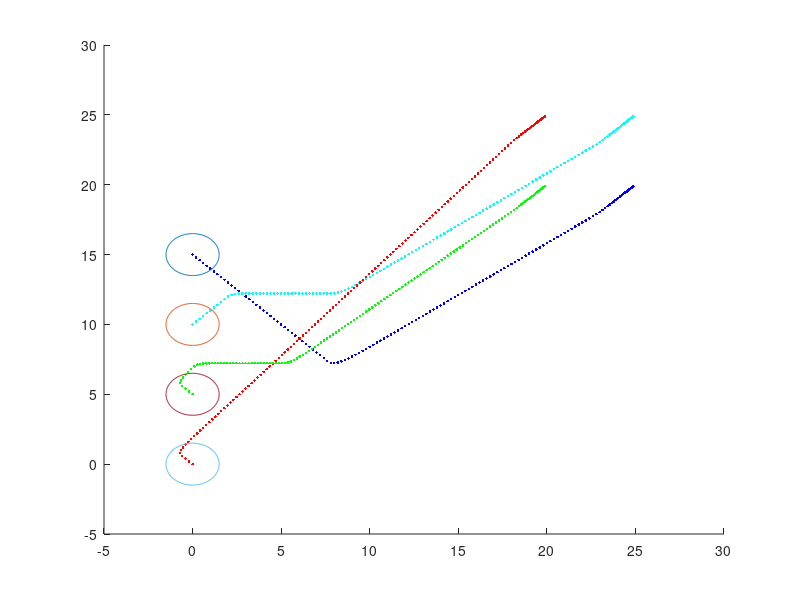

MATLAB code for this plot: (Note: this script raises an error after producing the figure.)
clc
clear all
clf

% Close any existing parallel pool to ensure a fresh start
%delete(gcp('nocreate'));

% Start a process-based pool with a limited number of workers
numWorkers = 12;
%parpool('Processes', numWorkers);

A=[0 0;0 0];
B=[1 0;0 1];
C=eye(2,2);
D=zeros(2,2);

sys=ss(A,B,C,D);


Num_agen=4;


Ts=0.1;
sysd=c2d(sys,Ts);
Ad=sysd.A;
Bd=sysd.B;
T=50;
%% intial trajectory
count=1;
%X(:,1)=[0;0 ;  20;0 ; 20;20   ;  0;20 ];
X(:,1)=[0;0 ;  0;5 ; 0;10   ;  0;15 ];
for t=0:Ts:15
    if t<2
        u(:,count)=0*ones(2*Num_agen,1);
    else
        u(:,count)=0*ones(2*Num_agen,1);
    end
    for i=1:Num_agen
        X((2*i-1):(2*i),count+1)=Ad*X((2*i-1):(2*i),count)+Bd*u((2*i-1):(2*i),count);
    end
    count=count+1;
end

X0=X;
for i=1:Num_agen
    hold on
    plot(X((2*i-1),:),X((2*i),:),'.')
end
N=length(X(1,:));

hold on





%% Laplacian initial traj

X(:,1)=[0;0 ;  0;5 ; 0;15   ;  0;10 ];
%X(:,1)=[20;25 ;  20;20 ; 25;20   ;  25;25 ];
kp = 2.5;
kc = 0.8;
Laplacian = - ones(Num_agen) + Num_agen*eye(Num_agen);
%
%
final = [20;25 ;  20;20 ; 25;20   ;  25;25 ];
final = [20;25 ;  20;20 ; 25;20   ;  25;25 ];
for ii=1:Num_agen
    for jj=1:2
        final_trans(ii,jj)=final(2*(ii-1)+jj,1);
    end
end
final_centeroid=[sum(final_trans(:,1))/Num_agen,sum(final_trans(:,2))/Num_agen];



V_des=zeros(2*Num_agen,N-1);
X_trans=zeros(Num_agen,2);
for i=1:N-1
    for ii=1:Num_agen
        for jj=1:2
            X_trans(ii,jj)=X(2*(ii-1)+jj,i);
        end
    end
    centroid = (ones(Num_agen,Num_agen) * reshape(X_trans,[4,2]))/4;
    centroid_diff = centroid-[final_centeroid(1) final_centeroid(2);final_centeroid(1) final_centeroid(2);final_centeroid(1) final_centeroid(2);final_centeroid(1) final_centeroid(2)];

    V_des_trans = Laplacian*(final_trans-X_trans);



    V_des_trans=kp*V_des_trans - centroid_diff*kc;
    for ii=1:Num_agen
        for jj=1:2
            if V_des_trans(ii,jj)>=2
                V_des_trans(ii,jj)=2;
            elseif V_des_trans(ii,jj)<=-2
                V_des_trans(ii,jj)=-2;
            end
        end
    end
    V_des(:,i)=reshape(V_des_trans',[8,1]);
    for j=1:Num_agen
        X((j-1)*2+1:(j-1)*2+2,i+1)=Ad*X((j-1)*2+1:(j-1)*2+2,i)+Bd*V_des_trans(j,:)';
    end
    hold on
    plot(X(1,i),X(2,i),'r.');
    plot(X(3,i),X(4,i),'g.');
    plot(X(5,i),X(6,i),'b.');
    plot(X(7,i),X(8,i),'c.');
    xlim([-5 30])
    ylim([-5 30])
    pause(0.01)

end

u=V_des;
X0=X;
u0=u;


%%
R_obs=2;
R_agent=1.5;

obs_center=[12,90; ...
    X(1:2,1)'; ...
    X(3:4,1)'; ...
    X(5:6,1)'; ...
    X(7:8,1)'];
R_plot=[2*R_obs-R_agent,R_agent,R_agent,R_agent,R_agent];
R=2*R_plot;


alpha=1;
obs_num=length(R);
r_default=0.5;
r=0.5;

lambda=10000;

i=1;
figure(1)
tol=0.001;



hold on

theta=linspace(0,2*pi,201);
for j=1:obs_num
    x_theta=R_plot(j)*cos(theta);
    y_theta=R_plot(j)*sin(theta);
    plot(obs_center(j,1)+x_theta,obs_center(j,2)+y_theta)
end




%[X_out,u_out]=traj_gen(Ad,Bd,X,X0,u,R_plot,obs_center,final,Laplacian)



% f1=parfeval(@traj_gen,2,Ad,Bd,X,X0,u,R_plot,obs_center,final,Laplacian);
% 
% f2=parfeval(@traj_gen,2,Ad,Bd,X,X0,u,R_plot,obs_center,final,Laplacian);
% Wait for both tasks to complete and fetch the results
% x1 = fetchOutputs(f1);
% x2 = fetchOutputs(f2);
%%
% [Cost_1,X_out1]=traj_gen(3,Ad,Bd,X,X0,u,R_plot,obs_center,final,Laplacian);
% %%
% for i=1:N
% subplot(2,2,1)
% plotting(X_out1,obs_center,R_plot,i)
% 
% 
% end
%% Beginning of decentralized SCvx

for iteration=1:40

    if iteration==1
        f1=parfeval(@traj_gen,2,1,Ad,Bd,X,X0,u,R_plot,obs_center,final,Laplacian);
        f2=parfeval(@traj_gen,2,2,Ad,Bd,X,X0,u,R_plot,obs_center,final,Laplacian);
        f3=parfeval(@traj_gen,2,3,Ad,Bd,X,X0,u,R_plot,obs_center,final,Laplacian);
        f4=parfeval(@traj_gen,2,4,Ad,Bd,X,X0,u,R_plot,obs_center,final,Laplacian);
        [Cost_1,X_out1]=fetchOutputs(f1);
        [Cost_2,X_out2]=fetchOutputs(f2);
        [Cost_3,X_out3]=fetchOutputs(f3);
        [Cost_4,X_out4]=fetchOutputs(f4);
        X_out=[X_out1(3:4,:);X_out2(3:4,:);X_out3(3:4,:);X_out4(3:4,:)];
        % [X_out1,u_out1]=traj_gen(1,Ad,Bd,X,X0,u,R_plot,obs_center,final,Laplacian);
        % [X_out2,u_out2]=traj_gen(2,Ad,Bd,X,X0,u,R_plot,obs_center,final,Laplacian);
        % [X_out3,u_out3]=traj_gen(3,Ad,Bd,X,X0,u,R_plot,obs_center,final,Laplacian);
        % [X_out4,u_out4]=traj_gen(4,Ad,Bd,X,X0,u,R_plot,obs_center,final,Laplacian);
    else
        % [X_out1,u_out1]=traj_gen(1,Ad,Bd,X_out,X0,u,R_plot,obs_center,final,Laplacian);
        % [X_out2,u_out2]=traj_gen(2,Ad,Bd,X_out,X0,u,R_plot,obs_center,final,Laplacian);
        % [X_out3,u_out3]=traj_gen(3,Ad,Bd,X_out,X0,u,R_plot,obs_center,final,Laplacian);
        % [X_out4,u_out4]=traj_gen(4,Ad,Bd,X_out,X0,u,R_plot,obs_center,final,Laplacian);
        % f1=parfeval(@traj_gen,2,1,Ad,Bd,X_out,X0,u,R_plot,obs_center,final,Laplacian);
        % [Cost_1,X_out1]=fetchOutputs(f1);
        % disp("Cost 1    " + Cost_1)
        % X_out=[X_out1(3:4,:);X_out2(3:4,:);X_out3(3:4,:);X_out4(3:4,:)];
        % f2=parfeval(@traj_gen,2,2,Ad,Bd,X_out,X0,u,R_plot,obs_center,final,Laplacian);
        % [Cost_2,X_out2]=fetchOutputs(f2);
        % disp("Cost 2    " + Cost_2)
        % X_out=[X_out1(3:4,:);X_out2(3:4,:);X_out3(3:4,:);X_out4(3:4,:)];
        % f3=parfeval(@traj_gen,2,3,Ad,Bd,X_out,X0,u,R_plot,obs_center,final,Laplacian);
        % [Cost_3,X_out3]=fetchOutputs(f3);
        % disp("Cost 3    " + Cost_3)
        % X_out=[X_out1(3:4,:);X_out2(3:4,:);X_out3(3:4,:);X_out4(3:4,:)];
        % f4=parfeval(@traj_gen,2,4,Ad,Bd,X_out,X0,u,R_plot,obs_center,final,Laplacian);
        % [Cost_4,X_out4]=fetchOutputs(f4);
        % disp("Cost 4    " + Cost_4)
        % X_out=[X_out1(3:4,:);X_out2(3:4,:);X_out3(3:4,:);X_out4(3:4,:)];


        f1=parfeval(@traj_gen,2,1,Ad,Bd,X_out,X0,u,R_plot,obs_center,final,Laplacian);
        f2=parfeval(@traj_gen,2,2,Ad,Bd,X_out,X0,u,R_plot,obs_center,final,Laplacian);
        f3=parfeval(@traj_gen,2,3,Ad,Bd,X_out,X0,u,R_plot,obs_center,final,Laplacian);
        f4=parfeval(@traj_gen,2,4,Ad,Bd,X_out,X0,u,R_plot,obs_center,final,Laplacian);
        [Cost_1,X_out1]=fetchOutputs(f1);
        [Cost_2,X_out2]=fetchOutputs(f2);
        [Cost_3,X_out3]=fetchOutputs(f3);
        [Cost_4,X_out4]=fetchOutputs(f4);

        disp("Cost 1    " + Cost_1)
        disp("Cost 2    " + Cost_2)
        disp("Cost 3    " + Cost_3)
        disp("Cost 4    " + Cost_4)
        X_out=[X_out1(3:4,:);X_out2(3:4,:);X_out3(3:4,:);X_out4(3:4,:)];
    end
    

    %%

    % figure(2)
    % for i=1:N
    % subplot(2,2,1)
    % plotting(X_out1,obs_center,R_plot,i)
    % subplot(2,2,2)
    % plotting(X_out2,obs_center,R_plot,i)
    % subplot(2,2,3)
    % plotting(X_out3,obs_center,R_plot,i)
    % subplot(2,2,4)
    % plotting(X_out4,obs_center,R_plot,i)
    % 
    % end

    iteration
    Cost=[Cost_1,Cost_2,Cost_3,Cost_4];
    disp(Cost)
end
%%
figure(2)
for i=1:N
subplot(2,2,1)
plotting(X_out1,obs_center,R_plot,i)
subplot(2,2,2)
plotting(X_out2,obs_center,R_plot,i)
subplot(2,2,3)
plotting(X_out3,obs_center,R_plot,i)
subplot(2,2,4)
plotting(X_out4,obs_center,R_plot,i)

end

%%
% [X_out,u_out]=fetchOutputs(f2);
R_plot=[2*R_obs-R_agent,R_agent,R_agent,R_agent,R_agent];
R=2*R_plot;
R_plot=R_plot(1:5);
N=length(X_out(1,:));
Num_agen=4;

hold on

for i=1:N
    for j=1:Num_agen
        hold on
        if j==1
            plot(X_out((2*j-1),i),X_out((2*j),i),'r.')
        elseif j==2
            plot(X_out((2*j-1),i),X_out((2*j),i),'g.')
        elseif j==3
            plot(X_out((2*j-1),i),X_out((2*j),i),'b.')
        elseif j==4
            plot(X_out((2*j-1),i),X_out((2*j),i),'c.')
        end

        %plot(X0((2*i-1),:),X0((2*i),:),'.')
    end

    obs_center=[obs_center(1,:); ...
        X_out(1:2,i)'; ...
        X_out(3:4,i)'; ...
        X_out(5:6,i)'; ...
        X_out(7:8,i)';];

    obs_num=length(R_plot);
    theta=linspace(0,2*pi,201);
    xlim([-5 50])
    ylim([-5 50])
    x_theta=R_plot(1)*cos(theta);
    y_theta=R_plot(1)*sin(theta);
    plot(obs_center(1,1)+1.5*x_theta,obs_center(1,2)+1.5*y_theta,'r')
    for j=1:obs_num
        hold on
        x_theta=R_plot(j)*cos(theta);
        y_theta=R_plot(j)*sin(theta);
        plot(obs_center(1,1)+x_theta,obs_center(1,2)+y_theta,'r')
        if j==1+1
            plot(obs_center(j,1)+x_theta,obs_center(j,2)+y_theta,'r')
        elseif j==2+1
            plot(obs_center(j,1)+x_theta,obs_center(j,2)+y_theta,'g')
        elseif j==3+1
            plot(obs_center(j,1)+x_theta,obs_center(j,2)+y_theta,'b')
        elseif j==4+1
            plot(obs_center(j,1)+x_theta,obs_center(j,2)+y_theta,'c')
        end
    end

    pause(0.01)
    %clf


end










%% utility funcitons


function [last_cost,X_out]=traj_gen(Agent_num,Ad,Bd,X,X0,u,R_plot,obs_center,final,Laplacian)


if Agent_num==1
    X_true=[X(7:8,:);X(3:4,:)];
    X=[X(7:8,:);X(1:2,:);X(3:4,:)];
    u=[u(7:8,:);u(1:2,:);u(3:4,:)];
    final=[final(7:8,:);final(1:2,:);final(3:4,:)];
    X0=[X0(7:8,:);X0(1:2,:);X0(3:4,:)];
    
elseif Agent_num==2
    X_true=[X(1:2,:);X(5:6,:)];
    X=[X(1:2,:);X(3:4,:);X(5:6,:)];
    u=[u(1:2,:);u(3:4,:);u(5:6,:)];
    final=[final(1:2,:);final(3:4,:);final(5:6,:)];
    X0=[X0(1:2,:);X0(3:4,:);X0(5:6,:)];

elseif Agent_num==3
    X_true=[X(1:2,:);X(5:6,:)];
    X=[X(3:4,:);X(5:6,:);X(7:8,:)];
    u=[u(3:4,:);u(5:6,:);u(7:8,:)];
    final=[final(3:4,:);final(5:6,:);final(7:8,:)];
    X0=[X0(3:4,:);X0(5:6,:);X0(7:8,:)];

elseif Agent_num==4
    X_true=[X(5:6,:);X(1:2,:)];
    X=[X(5:6,:);X(7:8,:);X(1:2,:)];
    u=[u(5:6,:);u(7:8,:);u(1:2,:)];
    final=[final(5:6,:);final(7:8,:);final(1:2,:)];
    X0=[X0(5:6,:);X0(7:8,:);X0(1:2,:)];
end

obs_center=[12,90; ...
    X(1:2,1)'; ...
    X(3:4,1)'; ...
    X(5:6,1)'];




Num_agen=length(X(:,1))/2;

% for ii=1:Num_agen
%     for jj=1:2
%         final_trans(ii,jj)=final(2*(ii-1)+jj,1);
%     end
% end
% final_centeroid=[sum(final_trans(:,1))/Num_agen,sum(final_trans(:,2))/Num_agen];


R=2*R_plot(1:4);
N=length(X(1,:));
obs_num=length(R);
r_default=0.5;
r=0.5;

lambda=10000;


figure(1)

% kp = 2.5;
% kc = 0.8;


hold on

theta=linspace(0,2*pi,201);
for j=1:obs_num
    x_theta=R_plot(j)*cos(theta);
    y_theta=R_plot(j)*sin(theta);
    plot(obs_center(j,1)+x_theta,obs_center(j,2)+y_theta)
end
Linear_cost=zeros(1,200);
for iteration=1:5



    % V_des=zeros(2*Num_agen,N-1);
    % X_trans=zeros(Num_agen,2);
    % for i=1:N-1
    % 
    %     for ii=1:Num_agen
    %         for jj=1:2
    %             X_trans(ii,jj)=X(2*(ii-1)+jj,i);
    %         end
    %     end
    % 
    %     centroid = (ones(Num_agen,Num_agen) * reshape(X_trans,[4,2]))/4;
    %     centroid_diff = centroid-[final_centeroid(1) final_centeroid(2);final_centeroid(1) final_centeroid(2);final_centeroid(1) final_centeroid(2);final_centeroid(1) final_centeroid(2)];
    % 
    %     V_des_trans = Laplacian*(final_trans-X_trans);
    % 
    %     V_des_trans=kp*V_des_trans - centroid_diff*kc;
    % 
    %     for ii=1:Num_agen
    %         for jj=1:2
    %             if V_des_trans(ii,jj)>=2
    %                 V_des_trans(ii,jj)=2;
    %             elseif V_des_trans(ii,jj)<=-2
    %                 V_des_trans(ii,jj)=-2;
    %             end
    %         end
    %     end
    %     V_des(:,i)=reshape(V_des_trans',[8,1]);
    % end


    cvx_solver SDPT3
    cvx_precision best

    cvx_begin

    variable w(2*Num_agen,N-1)
    variable v(2*Num_agen,N-1)
    variable d(2*Num_agen,N)
    variable s(N*(obs_num-1),Num_agen)

    % minimize (  100*norm((u+w-V_des),1) + norm((X+d-X0),1) + ...
    %     1000*lambda*sum(sum(abs(v)))  + lambda*(   sum(sum(max(s,0)))   ))

    minimize (  100*norm((u+w),1) + norm((X+d-X0),1) +  ...
        lambda*0.01*norm((X(1:2,:)+d(1:2,:)-X_true(1:2,:)),1)+ ...
        lambda*0.01*norm((X(5:6,:)+d(5:6,:)-X_true(3:4,:)),1) + ...
        1000*lambda*sum(sum(abs(v)))  + 100*lambda*(   sum(sum(max(s,0)))   ))

    subject to
    cvx_precision best

    E=eye(2);
    d(:,1)==zeros(2*Num_agen,1);





    for i=1:N-1

        obs_center=[obs_center(1,:); ...
            X(1:2,i)'; ...
            X(3:4,i)'; ...
            X(5:6,i)'];




        for j=1:Num_agen


            -r<=w((2*j-1):(2*j),i)<=r;



            X((2*j-1):(2*j),i+1)+d((2*j-1):(2*j),i+1)== ...
                (Ad*X((2*j-1):(2*j),i)+Ad*d((2*j-1):(2*j),i))+ ...
                (Bd*u((2*j-1):(2*j),i)+Bd*w((2*j-1):(2*j),i))+E*v((2*j-1):(2*j),i);



            countk=1;

            for k=1:obs_num
                if k==j+1
                    continue
                end
                s((countk-1)*(N)+i,j)>=0;
                2*R(k)-norm(X((2*j-1):(2*j),i)-obs_center(k,:)',2)- ...
                    (X((2*j-1):(2*j),i)-obs_center(k,:)')'*(X((2*j-1):(2*j),i)+d((2*j-1):(2*j),i)-obs_center(k,:)') ...
                    /norm(X((2*j-1):(2*j),i)-obs_center(k,:)',2)<=s((countk-1)*(N)+i,j);
                countk=countk+1;
            end
        end

    end

    X(:,N)+d(:,N)==final;

    cvx_end

    %



    rho0 = 0.03;
    rho1 = 0.25;
    rho2 = 0.75;

    Linear_cost(iteration)=(  100*norm((u+w),1) + norm((X+d-X0),1) +  ...
        lambda*0.01*norm((X(1:2,:)+d(1:2,:)-X_true(1:2,:)),1)+ ...
        lambda*0.01*norm((X(5:6,:)+d(5:6,:)-X_true(3:4,:)),1) + ...
        1000*lambda*sum(sum(abs(v)))  + 100*lambda*(   sum(sum(max(s,0)))   ));
    if iteration >= 2
        delta_L = (Linear_cost(iteration) - Linear_cost(iteration-1)) / Linear_cost(iteration);
    else
        delta_L = 1;
    end

    if Linear_cost(iteration)<=10000
        if abs(delta_L) <= rho0
            r = max(r, 0.05);
            X = X + d;
            u = u + w;
        elseif abs(delta_L) <= rho1
            r = r/1.2;
            X = X + d;
            u = u + w;
        elseif abs(delta_L) <= rho2
            r = r / 1.5;
            X = X + d;
            u = u + w;
        else
            X = X + d;
            u = u + w;
            r = r / 1.6;
        end
    else
        r = r / 1.1;
        X = X + d;
        u = u + w;
    end
    r
    hold on
    for i=1:Num_agen
        hold on
        plot(X((2*i-1),:),X((2*i),:),'.')
    end
    ss=0;



    for i=1:N

        obs_center=[obs_center(1,:); ...
            X(1:2,i)'; ...
            X(3:4,i)'; ...
            X(5:6,i)'];
        for j=1:Num_agen
            countk=1;
            for k=1:obs_num
                if k==j+1
                    continue
                end
                ss((countk-1)*(N)+i,j)=R(k)-norm(X((2*j-1):(2*j),i)-obs_center(k,:)',2);
                countk=countk+1;
            end
        end

    end

    ss_max=max(ss);





    if max(max(ss))<0 && iteration>40
        break;
    end

    if Linear_cost(iteration)<=2000
        X_out=X;
        u_out=u;
        last_cost=Linear_cost(iteration);
        break;
    end
    pause(0.01)
    
end
X_out=X;
u_out=u;
last_cost=Linear_cost(iteration);
end



function plotting(X,obs_center,R_plot,I)
R_plot=R_plot(1:4);
N=length(X(1,:));
Num_agen=3;

hold on

for i=I:I
    for j=1:Num_agen
        hold on
        if j==1
            plot(X((2*j-1),i),X((2*j),i),'r.')
        elseif j==2
            plot(X((2*j-1),i),X((2*j),i),'g.')
        elseif j==3
            plot(X((2*j-1),i),X((2*j),i),'b.')
        end

        %plot(X0((2*i-1),:),X0((2*i),:),'.')
    end

    obs_center=[obs_center(1,:); ...
        X(1:2,i)'; ...
        X(3:4,i)'; ...
        X(5:6,i)'];

    obs_num=length(R_plot);
    theta=linspace(0,2*pi,201);
    xlim([-5 50])
    ylim([-5 50])
    x_theta=R_plot(1)*cos(theta);
    y_theta=R_plot(1)*sin(theta);
    plot(obs_center(1,1)+1.5*x_theta,obs_center(1,2)+1.5*y_theta,'r')
    for j=1:obs_num
        hold on
        x_theta=R_plot(j)*cos(theta);
        y_theta=R_plot(j)*sin(theta);
        plot(obs_center(1,1)+x_theta,obs_center(1,2)+y_theta,'r')
        if j==1+1
            plot(obs_center(j,1)+x_theta,obs_center(j,2)+y_theta,'r')
        elseif j==2+1
            plot(obs_center(j,1)+x_theta,obs_center(j,2)+y_theta,'g')
        elseif j==3+1
            plot(obs_center(j,1)+x_theta,obs_center(j,2)+y_theta,'b')
        elseif j==4+1
            plot(obs_center(j,1)+x_theta,obs_center(j,2)+y_theta,'c')
        end
    end

    pause(0.001)
    %clf


end
end






